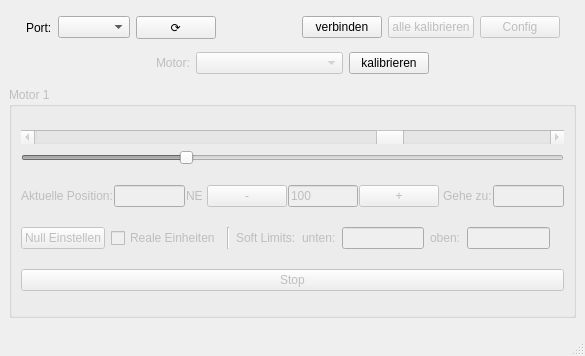
<?xml version="1.0" encoding="UTF-8"?>
<ui version="4.0">
 <class>MainWindow</class>
 <widget class="QMainWindow" name="MainWindow">
  <property name="geometry">
   <rect>
    <x>0</x>
    <y>0</y>
    <width>585</width>
    <height>356</height>
   </rect>
  </property>
  <property name="sizePolicy">
   <sizepolicy hsizetype="Fixed" vsizetype="Fixed">
    <horstretch>0</horstretch>
    <verstretch>0</verstretch>
   </sizepolicy>
  </property>
  <property name="maximumSize">
   <size>
    <width>585</width>
    <height>356</height>
   </size>
  </property>
  <property name="windowTitle">
   <string>MCC-2 Demo</string>
  </property>
  <widget class="QWidget" name="centralwidget">
   <layout class="QVBoxLayout" name="verticalLayout_2">
    <item>
     <layout class="QHBoxLayout" name="horizontalLayout_9">
      <item>
       <spacer name="horizontalSpacer_4">
        <property name="orientation">
         <enum>Qt::Horizontal</enum>
        </property>
        <property name="sizeType">
         <enum>QSizePolicy::MinimumExpanding</enum>
        </property>
        <property name="sizeHint" stdset="0">
         <size>
          <width>10</width>
          <height>20</height>
         </size>
        </property>
       </spacer>
      </item>
      <item>
       <widget class="QLabel" name="label_7">
        <property name="text">
         <string>Port:</string>
        </property>
       </widget>
      </item>
      <item>
       <widget class="QComboBox" name="PortBox">
        <property name="sizePolicy">
         <sizepolicy hsizetype="Expanding" vsizetype="Fixed">
          <horstretch>0</horstretch>
          <verstretch>0</verstretch>
         </sizepolicy>
        </property>
        <property name="maximumSize">
         <size>
          <width>16777215</width>
          <height>16777215</height>
         </size>
        </property>
        <property name="currentText">
         <string/>
        </property>
       </widget>
      </item>
      <item>
       <widget class="QPushButton" name="refrBtn">
        <property name="text">
         <string>⟳</string>
        </property>
       </widget>
      </item>
      <item>
       <spacer name="horizontalSpacer_3">
        <property name="orientation">
         <enum>Qt::Horizontal</enum>
        </property>
        <property name="sizeHint" stdset="0">
         <size>
          <width>40</width>
          <height>20</height>
         </size>
        </property>
       </spacer>
      </item>
      <item>
       <spacer name="horizontalSpacer_6">
        <property name="orientation">
         <enum>Qt::Horizontal</enum>
        </property>
        <property name="sizeHint" stdset="0">
         <size>
          <width>40</width>
          <height>20</height>
         </size>
        </property>
       </spacer>
      </item>
      <item>
       <widget class="QPushButton" name="VerbButton">
        <property name="text">
         <string>verbinden</string>
        </property>
       </widget>
      </item>
      <item>
       <widget class="QPushButton" name="KalibrBtn">
        <property name="enabled">
         <bool>false</bool>
        </property>
        <property name="text">
         <string>alle kalibrieren</string>
        </property>
       </widget>
      </item>
      <item>
       <widget class="QPushButton" name="configButton">
        <property name="enabled">
         <bool>false</bool>
        </property>
        <property name="text">
         <string>Config</string>
        </property>
       </widget>
      </item>
      <item>
       <spacer name="horizontalSpacer_5">
        <property name="orientation">
         <enum>Qt::Horizontal</enum>
        </property>
        <property name="sizeType">
         <enum>QSizePolicy::MinimumExpanding</enum>
        </property>
        <property name="sizeHint" stdset="0">
         <size>
          <width>10</width>
          <height>20</height>
         </size>
        </property>
       </spacer>
      </item>
     </layout>
    </item>
    <item>
     <layout class="QHBoxLayout" name="horizontalLayout_3">
      <item>
       <spacer name="horizontalSpacer_8">
        <property name="orientation">
         <enum>Qt::Horizontal</enum>
        </property>
        <property name="sizeHint" stdset="0">
         <size>
          <width>40</width>
          <height>20</height>
         </size>
        </property>
       </spacer>
      </item>
      <item>
       <widget class="QLabel" name="Motorlabel">
        <property name="enabled">
         <bool>false</bool>
        </property>
        <property name="text">
         <string>Motor:</string>
        </property>
       </widget>
      </item>
      <item>
       <widget class="QComboBox" name="MotorCBox">
        <property name="enabled">
         <bool>false</bool>
        </property>
        <property name="sizePolicy">
         <sizepolicy hsizetype="Expanding" vsizetype="Fixed">
          <horstretch>0</horstretch>
          <verstretch>0</verstretch>
         </sizepolicy>
        </property>
        <property name="maximumSize">
         <size>
          <width>16777215</width>
          <height>16777215</height>
         </size>
        </property>
        <property name="currentText">
         <string/>
        </property>
       </widget>
      </item>
      <item>
       <widget class="QPushButton" name="KalibrBtn1">
        <property name="text">
         <string>kalibrieren</string>
        </property>
       </widget>
      </item>
      <item>
       <spacer name="horizontalSpacer_9">
        <property name="orientation">
         <enum>Qt::Horizontal</enum>
        </property>
        <property name="sizeHint" stdset="0">
         <size>
          <width>40</width>
          <height>20</height>
         </size>
        </property>
       </spacer>
      </item>
     </layout>
    </item>
    <item>
     <widget class="QGroupBox" name="Motor1Box">
      <property name="enabled">
       <bool>false</bool>
      </property>
      <property name="sizePolicy">
       <sizepolicy hsizetype="Fixed" vsizetype="Fixed">
        <horstretch>0</horstretch>
        <verstretch>0</verstretch>
       </sizepolicy>
      </property>
      <property name="minimumSize">
       <size>
        <width>561</width>
        <height>231</height>
       </size>
      </property>
      <property name="title">
       <string>Motor 1</string>
      </property>
      <layout class="QVBoxLayout" name="verticalLayout_3">
       <item>
        <layout class="QVBoxLayout" name="verticalLayout">
         <item>
          <layout class="QHBoxLayout" name="horizontalLayout_4">
           <item>
            <widget class="QScrollBar" name="horizontalScrollBar1">
             <property name="enabled">
              <bool>false</bool>
             </property>
             <property name="mouseTracking">
              <bool>true</bool>
             </property>
             <property name="maximum">
              <number>1000</number>
             </property>
             <property name="pageStep">
              <number>1</number>
             </property>
             <property name="value">
              <number>300</number>
             </property>
             <property name="sliderPosition">
              <number>300</number>
             </property>
             <property name="tracking">
              <bool>true</bool>
             </property>
             <property name="orientation">
              <enum>Qt::Horizontal</enum>
             </property>
             <property name="invertedAppearance">
              <bool>true</bool>
             </property>
             <property name="invertedControls">
              <bool>false</bool>
             </property>
            </widget>
           </item>
          </layout>
         </item>
         <item>
          <widget class="QSlider" name="horizontalSlider1">
           <property name="statusTip">
            <string/>
           </property>
           <property name="maximum">
            <number>1000</number>
           </property>
           <property name="pageStep">
            <number>1</number>
           </property>
           <property name="value">
            <number>300</number>
           </property>
           <property name="orientation">
            <enum>Qt::Horizontal</enum>
           </property>
           <property name="invertedAppearance">
            <bool>false</bool>
           </property>
           <property name="tickPosition">
            <enum>QSlider::NoTicks</enum>
           </property>
           <property name="tickInterval">
            <number>0</number>
           </property>
          </widget>
         </item>
        </layout>
       </item>
       <item>
        <layout class="QHBoxLayout" name="horizontalLayout">
         <property name="spacing">
          <number>1</number>
         </property>
         <item>
          <widget class="QLabel" name="label_3">
           <property name="text">
            <string>Aktuelle Position:</string>
           </property>
          </widget>
         </item>
         <item>
          <widget class="QLineEdit" name="AktPosEdit1">
           <property name="readOnly">
            <bool>true</bool>
           </property>
          </widget>
         </item>
         <item>
          <widget class="QLabel" name="Einheit_label">
           <property name="text">
            <string>NE</string>
           </property>
          </widget>
         </item>
         <item>
          <spacer name="horizontalSpacer">
           <property name="orientation">
            <enum>Qt::Horizontal</enum>
           </property>
           <property name="sizeHint" stdset="0">
            <size>
             <width>40</width>
             <height>20</height>
            </size>
           </property>
          </spacer>
         </item>
         <item>
          <widget class="QPushButton" name="minusBtn1">
           <property name="text">
            <string>-</string>
           </property>
          </widget>
         </item>
         <item>
          <widget class="QLineEdit" name="SchrittEdit1">
           <property name="text">
            <string>100</string>
           </property>
           <property name="dragEnabled">
            <bool>true</bool>
           </property>
          </widget>
         </item>
         <item>
          <widget class="QPushButton" name="plusBtn1">
           <property name="text">
            <string>+</string>
           </property>
          </widget>
         </item>
         <item>
          <spacer name="horizontalSpacer_2">
           <property name="orientation">
            <enum>Qt::Horizontal</enum>
           </property>
           <property name="sizeHint" stdset="0">
            <size>
             <width>40</width>
             <height>20</height>
            </size>
           </property>
          </spacer>
         </item>
         <item>
          <widget class="QLabel" name="label_2">
           <property name="text">
            <string>Gehe zu:</string>
           </property>
          </widget>
         </item>
         <item>
          <widget class="QLineEdit" name="GeheZuEdit1">
           <property name="dragEnabled">
            <bool>true</bool>
           </property>
          </widget>
         </item>
        </layout>
       </item>
       <item>
        <layout class="QHBoxLayout" name="horizontalLayout_2">
         <property name="spacing">
          <number>-1</number>
         </property>
         <item>
          <widget class="QPushButton" name="NullBtn1">
           <property name="maximumSize">
            <size>
             <width>120</width>
             <height>16777215</height>
            </size>
           </property>
           <property name="layoutDirection">
            <enum>Qt::LeftToRight</enum>
           </property>
           <property name="text">
            <string>Null Einstellen</string>
           </property>
          </widget>
         </item>
         <item>
          <widget class="QCheckBox" name="EinheitenBox1">
           <property name="text">
            <string>Reale Einheiten</string>
           </property>
          </widget>
         </item>
         <item>
          <widget class="Line" name="line">
           <property name="orientation">
            <enum>Qt::Vertical</enum>
           </property>
          </widget>
         </item>
         <item>
          <widget class="QLabel" name="label">
           <property name="text">
            <string>Soft Limits:</string>
           </property>
          </widget>
         </item>
         <item>
          <widget class="QLabel" name="label_4">
           <property name="text">
            <string>unten:</string>
           </property>
          </widget>
         </item>
         <item>
          <widget class="QLineEdit" name="SL_U_Edit"/>
         </item>
         <item>
          <widget class="QLabel" name="label_5">
           <property name="text">
            <string>oben:</string>
           </property>
          </widget>
         </item>
         <item>
          <widget class="QLineEdit" name="SL_O_Edit"/>
         </item>
         <item>
          <spacer name="horizontalSpacer_7">
           <property name="orientation">
            <enum>Qt::Horizontal</enum>
           </property>
           <property name="sizeHint" stdset="0">
            <size>
             <width>40</width>
             <height>20</height>
            </size>
           </property>
          </spacer>
         </item>
        </layout>
       </item>
       <item>
        <widget class="QPushButton" name="StopButton">
         <property name="text">
          <string>Stop</string>
         </property>
        </widget>
       </item>
      </layout>
     </widget>
    </item>
   </layout>
  </widget>
  <widget class="QStatusBar" name="statusbar"/>
 </widget>
 <resources/>
 <connections/>
</ui>
